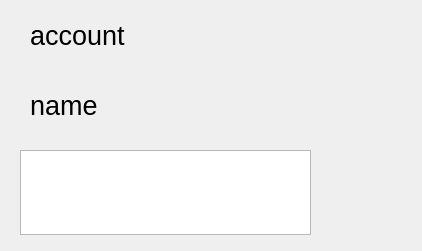
<?xml version="1.0" encoding="UTF-8"?>
<ui version="4.0">
 <class>FriendInfoWidget</class>
 <widget class="QWidget" name="FriendInfoWidget">
  <property name="geometry">
   <rect>
    <x>0</x>
    <y>0</y>
    <width>422</width>
    <height>251</height>
   </rect>
  </property>
  <property name="windowTitle">
   <string>Form</string>
  </property>
  <widget class="QLabel" name="label_name">
   <property name="geometry">
    <rect>
     <x>30</x>
     <y>80</y>
     <width>161</width>
     <height>51</height>
    </rect>
   </property>
   <property name="font">
    <font>
     <pointsize>20</pointsize>
    </font>
   </property>
   <property name="text">
    <string>name</string>
   </property>
  </widget>
  <widget class="QTextEdit" name="textEdit_sig">
   <property name="geometry">
    <rect>
     <x>20</x>
     <y>150</y>
     <width>291</width>
     <height>85</height>
    </rect>
   </property>
   <property name="font">
    <font>
     <pointsize>14</pointsize>
    </font>
   </property>
  </widget>
  <widget class="QLabel" name="label_account">
   <property name="geometry">
    <rect>
     <x>30</x>
     <y>10</y>
     <width>161</width>
     <height>51</height>
    </rect>
   </property>
   <property name="font">
    <font>
     <pointsize>20</pointsize>
    </font>
   </property>
   <property name="text">
    <string>account</string>
   </property>
  </widget>
 </widget>
 <resources/>
 <connections/>
</ui>
